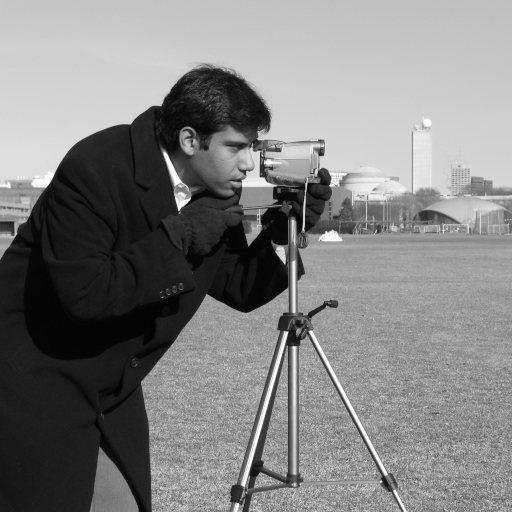
#> input picture skimage.data.camera(), 512 x 512 px
$ python exp9.py
#> lines starting #> are read from the running program, lines starting #| are printed output that depends on the picture
import cv2
import numpy as np
import matplotlib.pyplot as plt
from skimage import data
import os

# Set up matplotlib for Chinese fonts
plt.rcParams['font.sans-serif'] = ['SimHei']
plt.rcParams['axes.unicode_minus'] = False

output_dir = 'Experiment_9'
if not os.path.exists(output_dir):
    os.makedirs(output_dir)

def save_fig(fig, filename):
    fig.savefig(os.path.join(output_dir, filename), dpi=150, bbox_inches='tight')
    plt.close(fig)

def main():
    # 1. Load image (指导书指定: number.tif)
    img_path = 'media/p037_img01.png'
    if os.path.exists(img_path):
        img = cv2.imread(img_path, cv2.IMREAD_GRAYSCALE)
    else:
        img = data.camera()
#> img is the input picture: shape (512, 512); min 0, max 255, mean 129.1

    # 2. 2D FFT
    f = np.fft.fft2(img)

    # 3. Shift zero-frequency to center
    fshift = np.fft.fftshift(f)

    # Magnitude and Phase
    magnitude = np.abs(fshift)
    phase = np.angle(fshift)
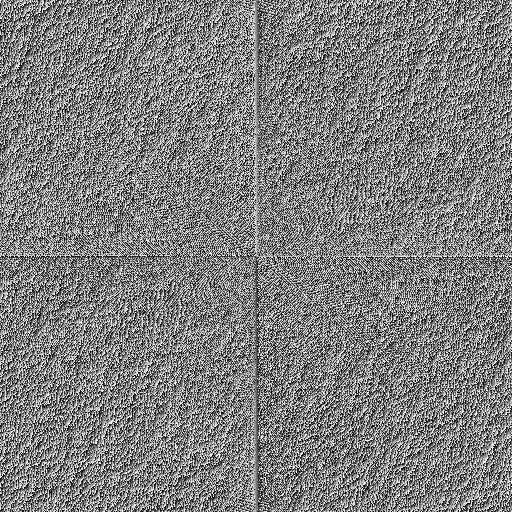
#> phase: shape (512, 512) float64; min -3.14, max 3.14, mean 2.4e-05; drawn with min black and max white

    magnitude_spectrum = np.log(1 + magnitude)
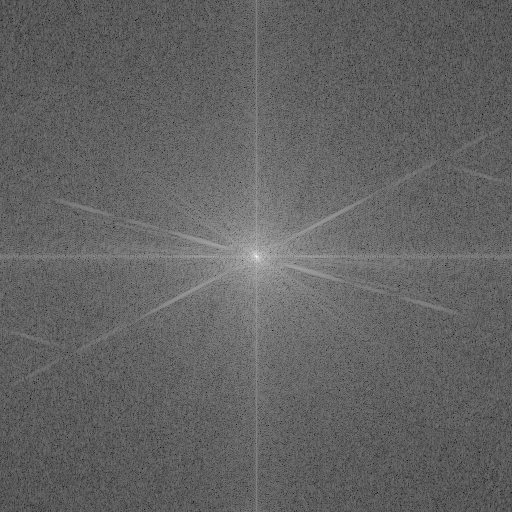
#> magnitude_spectrum: shape (512, 512) float64; min 2.43, max 17.34, mean 8.25; drawn with min black and max white

    # 4. Reconstruct using ONLY magnitude (phase = 0)
    # Phase = 0 means A * exp(i * 0) = A
    f_mag_only = np.fft.ifftshift(magnitude)
    img_mag_only = np.fft.ifft2(f_mag_only)
    img_mag_only = np.abs(img_mag_only)
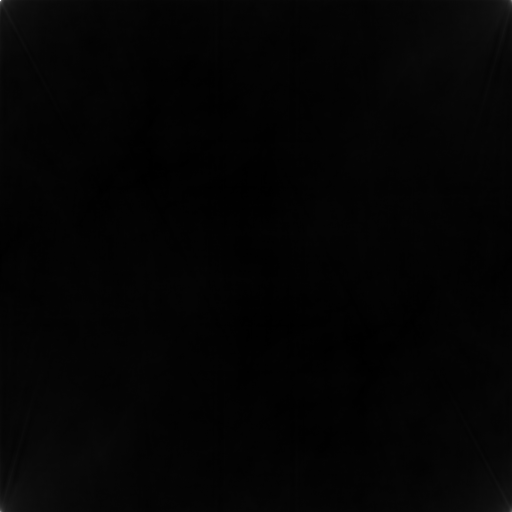
#> img_mag_only: shape (512, 512) float64; min 9.55, max 7071.6, mean 129.1; drawn with min black and max white

    # 5. Reconstruct using ONLY phase (magnitude = 1)
    # Magnitude = 1 means 1 * exp(i * phase)
    f_phase_only = np.fft.ifftshift(np.exp(1j * phase))
    img_phase_only = np.fft.ifft2(f_phase_only)
    img_phase_only = np.abs(img_phase_only)
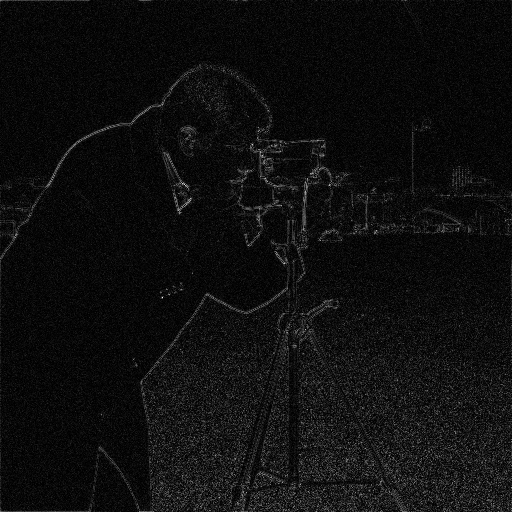
#> img_phase_only: shape (512, 512) float64; min 1.45e-08, max 0.0223, mean 0.00132; drawn with min black and max white

    # Output Figures
    # results_spectrum.png
    fig, axes = plt.subplots(1, 3, figsize=(15, 5))
    axes[0].imshow(img, cmap='gray')
    axes[0].set_title('原图')
    axes[0].axis('off')

    axes[1].imshow(magnitude_spectrum, cmap='gray')
    axes[1].set_title('幅度谱')
    axes[1].axis('off')

    axes[2].imshow(phase, cmap='gray')
    axes[2].set_title('相位谱')
    axes[2].axis('off')
    save_fig(fig, 'results_spectrum.png')

    # results_reconstruction.png
    fig, axes = plt.subplots(1, 3, figsize=(15, 5))
    axes[0].imshow(img, cmap='gray')
    axes[0].set_title('原图')
    axes[0].axis('off')

    axes[1].imshow(img_mag_only, cmap='gray')
    axes[1].set_title('仅含幅度的重构图像')
    axes[1].axis('off')

    axes[2].imshow(img_phase_only, cmap='gray')
    axes[2].set_title('仅含相位的重构图像')
    axes[2].axis('off')
    save_fig(fig, 'results_reconstruction.png')

    # results.png (Combined summary)
    fig, axes = plt.subplots(2, 3, figsize=(15, 10))
    axes[0, 0].imshow(img, cmap='gray')
    axes[0, 0].set_title('原图')
    axes[0, 0].axis('off')

    axes[0, 1].imshow(magnitude_spectrum, cmap='gray')
    axes[0, 1].set_title('幅度谱')
    axes[0, 1].axis('off')

    axes[0, 2].imshow(phase, cmap='gray')
    axes[0, 2].set_title('相位谱')
    axes[0, 2].axis('off')

    axes[1, 0].imshow(img, cmap='gray')
    axes[1, 0].set_title('原图')
    axes[1, 0].axis('off')

    axes[1, 1].imshow(img_mag_only, cmap='gray')
    axes[1, 1].set_title('仅含幅度的重构图像')
    axes[1, 1].axis('off')

    axes[1, 2].imshow(img_phase_only, cmap='gray')
    axes[1, 2].set_title('仅含相位的重构图像')
    axes[1, 2].axis('off')
    plt.tight_layout()
    save_fig(fig, 'results.png')

if __name__ == '__main__':
    main()
